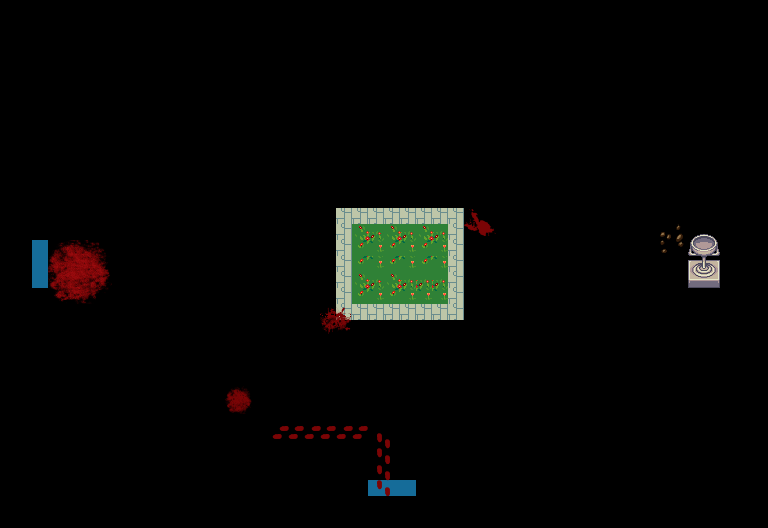

This is a level from a 2D game, rendered from its Tiled map with the project's own tilesets. A one-line summary and the map file follow, with tile-layer data summarised:
An orthogonal 48x33 tile map with 16x16 px tiles, 5 tile layers (Mask, Door2, Door1, Obstacle1, ...), 5 hidden layers not drawn, 4 tilesets.

<map version="1.2" tiledversion="1.2.0" orientation="orthogonal" renderorder="right-down" width="48" height="33" tilewidth="16" tileheight="16" infinite="0" nextlayerid="63" nextobjectid="1">
 <properties>
  <property name="charHeightDoor1" type="int" value="3" />
  <property name="charWidthDoor2" type="int" value="3" />
  <property name="charXDoor1" type="int" value="2" />
  <property name="charXDoor2" type="int" value="23" />
  <property name="charYDoor1" type="int" value="15" />
  <property name="charYDoor2" type="int" value="30" />
  <property name="itemCapacity" type="int" value="14" />
  <property name="mobCapacity" type="int" value="12" />
  <property name="spawnX1" type="int" value="15" />
  <property name="spawnX2" type="int" value="34" />
  <property name="spawnX3" type="int" value="15" />
  <property name="spawnY1" type="int" value="16" />
  <property name="spawnY2" type="int" value="16" />
  <property name="spawnY3" type="int" value="9" />
 </properties>
 <tileset firstgid="1" source="terrain_atlas.tsx" />
 <tileset firstgid="4097" source="buddhas.tsx" />
 <tileset firstgid="4163" source="terrain.tsx" />
 <tileset firstgid="6095" source="zombie_tileb.tsx" />
 <layer id="53" name="Mask" width="48" height="33">
  <data>[1584 cells, 1043 non-empty, 1 distinct tile ids]</data>
 </layer>
 <layer id="54" name="Door2" width="48" height="33">
  <data>[1584 cells, 3 non-empty, 1 distinct tile ids]</data>
 </layer>
 <layer id="55" name="Door1" width="48" height="33">
  <data>[1584 cells, 3 non-empty, 1 distinct tile ids]</data>
 </layer>
 <layer id="56" name="Base" width="48" height="33" visible="0">
  <data>[1584 cells, 1264 non-empty, 6 distinct tile ids]</data>
 </layer>
 <layer id="57" name="Wall" width="48" height="33" visible="0">
  <data>[1584 cells, 225 non-empty, 41 distinct tile ids]</data>
 </layer>
 <layer id="58" name="Obstacle1" width="48" height="33">
  <data>[1584 cells, 64 non-empty, 13 distinct tile ids]</data>
 </layer>
 <layer id="59" name="Obstacle2" width="48" height="33" visible="0">
  <data>[1584 cells, 104 non-empty, 64 distinct tile ids]</data>
 </layer>
 <layer id="60" name="Obstacle3" width="48" height="33" visible="0">
  <data>[1584 cells, 44 non-empty, 24 distinct tile ids]</data>
 </layer>
 <layer id="61" name="Garden" width="48" height="33" visible="0">
  <data>[1584 cells, 321 non-empty, 32 distinct tile ids]</data>
 </layer>
 <layer id="62" name="Dirt" width="48" height="33">
  <data>[1584 cells, 52 non-empty, 40 distinct tile ids]</data>
 </layer>
</map>
